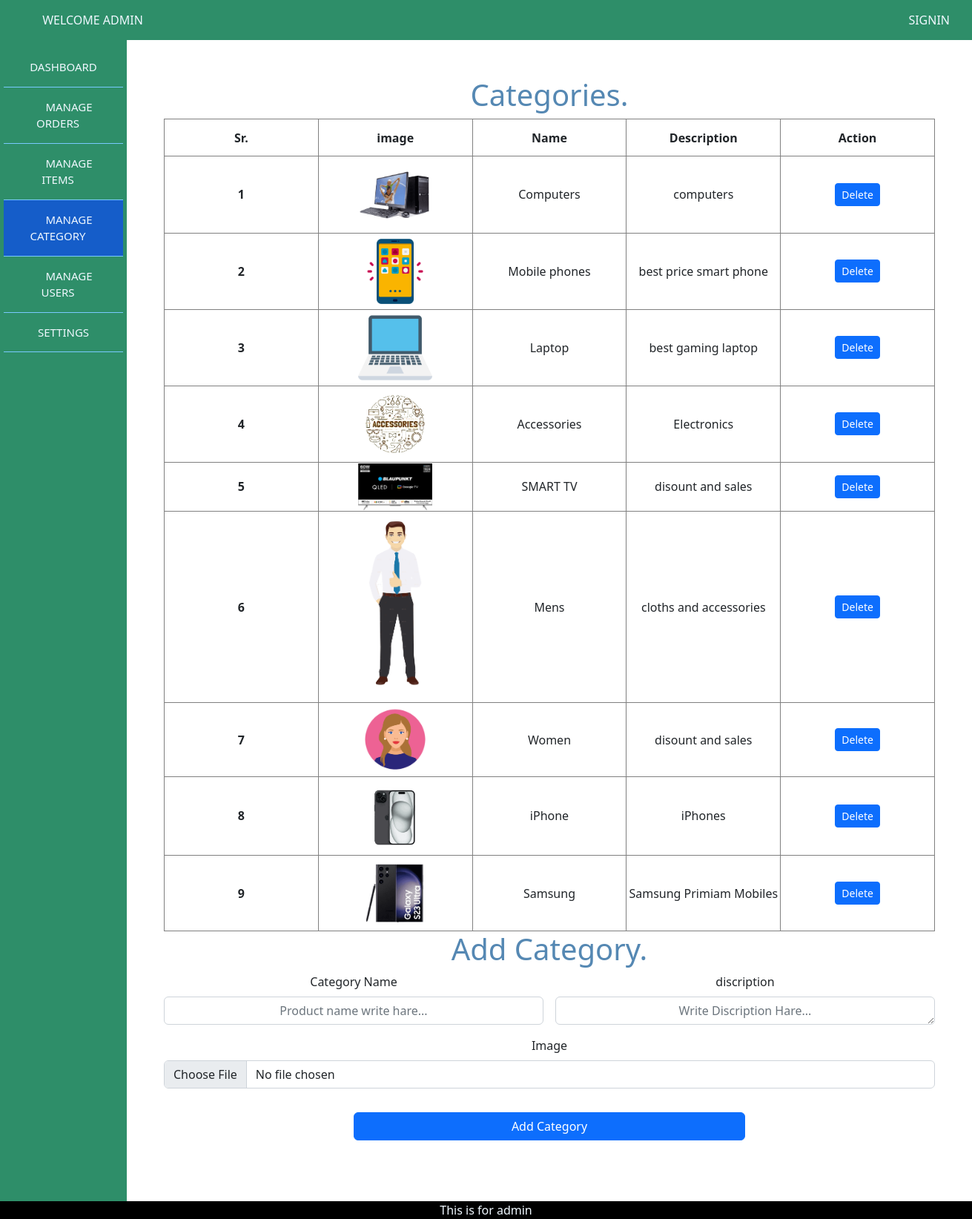
The page /Admin/manage_categories.php on the database its author committed.
### tables this page shows
CREATE TABLE `category` (
  `id` int(10) NOT NULL,
  `name` varchar(50) NOT NULL,
  `description` varchar(100) DEFAULT NULL,
  `image` varchar(255) DEFAULT NULL
);

### Admin/manage_categories.php (the view, shortened to what this page needs)
<!DOCTYPE html>
<html lang="en">
<head>
    <link href="CSS/bootstrap.css" rel="stylesheet">
    <link rel="stylesheet" href="CSS/style.css">
</head>
<body>
    <?php require('partials/_header.php'); ?>
    <div class="main">
        <?php require('partials/_sidebar.php'); ?>
        <div class=" additemdiv container text-center col-md-6">
            <h1>Categories.</h1>
            <table class="usertb">
                <tr>
                    <th>Sr.</th>
                    <th>image</th>
                    <th>Name</th>
                    <th>Description</th>
                    <th>Action</th>
                </tr>
                <?php
                require('partials/db_connect.php');
                $show = "SELECT * FROM `category`";
                $result = mysqli_query($con, $show);
                $sno = 0;
                while ($row = mysqli_fetch_array($result)) {
                    $sno += 1;
                    echo "<tr>
                   <th scope='row'>" . $sno . "</th>
                   <td><img src='" . $row['image'] . "'width = '100px' alt=''></td>
                   <td>" . $row['name'] . "</td>
                   <td>" . $row['description'] . "</td>
                   <td><button class='delete btn btn-sm btn-primary' id=d" . $row['id'] . ">Delete</button>  </td>
                 </tr>";
                }
                ?>
            </table>
            <h1>Add Category.</h1>
            <form class="mx-6 row g-3" action="manage_categories.php" style="justify-content:center;" method="POST" enctype="multipart/form-data">
                <div class="col-md-6">
                    <label for="exampleInputname" class="form-label ">Category Name</label>
                    <input type="text" name="name" placeholder="Product name write hare..." class="form-control text-center" id="exampleInputname" aria-describedby="emailHelp">
                </div>
                <div class="col-md-6">
                    <label for="exampleInputname" class="form-label ">discription</label>
                    <textarea type="text" name="disc" rows="1" placeholder="Write Discription Hare..." class="form-control text-center" id="exampleInputname" aria-describedby="emailHelp"></textarea>
                </div>
                <div class=" text-center">
                    <label for="image" class="form-label ">Image</label>
                    <input type="file" name="image" class="form-control" id="Inputimage">
                </div>
                <button type="submit" style="
            margin: 32px;
            width: 50%;
            " class="btn btn-primary ">Add Category</button>
            </form>
        </div>
    </div>
    <?php require('partials/_footer.php'); ?>
</body>
</html>

### Admin/partials/_header.php (shortened to what this page needs)
<nav class="navigation">
<ul class="d-flex navmenu">
    <div class="d-flex">
    <li class="Homelink"><a href="index.php">
        <?php
        if (!isset($_SESSION['admin'])) {
            echo 'Welcome Admin';
        }else{
            echo 'Welcome  ' . $_SESSION['admin'] ;
        }
        ?>
    </a></li>
</div>
<div>
<?php
        if (!isset($_SESSION['admin'])) {
            echo '<li class="raglink" style="
            width: fit-content;
        "><a href="signin.php"> SignIn </a></li>';
        } else {
            echo '<li class="raglink"style="
            width: fit-content;
        "><a href="partials/Logout.php"> SignOut </a></li>';
        }
        ?>
</div>
</ul>
</nav>

### Admin/partials/_sidebar.php
<div class="sidebar ">
    <ul class="sidebarlist">
        <li id="Dashmenu"><a href="index.php">Dashboard</a></li>
        <li id="ordermenu"><a href="manage_orders.php">Manage Orders</a></li>
        <li id="itemmenu"><a href="manage_items.php">Manage Items</a></li>
        <li id="catemenu"><a href="manage_categories.php">Manage Category</a></li>
        <li id="usermenu"><a href="manage_users.php"> Manage Users</a></li>
        <li id="Settingsmenu"><a href="adminsettings.php"> Settings</a></li>
    </ul>
</div>

### Admin/partials/_footer.php
<footer>
    <div class="foot"><span class="footspan">This is for admin</span></div>
</footer>
</body>
</html>

### Admin/CSS/style.css (style rules this page uses)
ul { margin: 0; }
.navigation { background-color: rgb(46 142 105); width: 100%; height: fit-content; }
.navmenu { list-style: none; justify-content: space-between; padding: 0; }
.navmenu li { padding: 15px; cursor: pointer; width: 250px; text-align: center; }
.navmenu li a { padding: 15px; color: aliceblue; text-decoration: none; line-height: 15px; text-transform: uppercase; }
.sidebar { display: block; background-color: rgb(46 142 105); width:250px; bottom: 0; text-align: center; }
.sidebarlist { list-style: none; padding: 10px 5px; color: antiquewhite; border: none; }
.sidebarlist li { padding: 15px; font-size: 15px; border-bottom: 1px groove rgb(120, 201, 255); cursor: pointer; }
.sidebarlist li a { padding: 15px; width: 100%; color: aliceblue; text-decoration: none; line-height: 15px; text-transform: uppercase; }
.main { display: flex; flex-direction: row; }
.additemdiv { width: 100%; }
.container { padding:50px; }
.container h1 { color: rgb(85, 136, 179); }
.foot { background-color: black; color: aliceblue; text-align: center; }

### Admin/manage_categories.php (style rules this page uses)
.main { display: flex; flex-direction: row; }
#catemenu { background-color: rgb(21, 93, 201); }
.usertb { width: 100%; border: 1px solid black; }
.usertb th { height: 50px; width: 200px; border: 1px solid gray; }
.usertb td { height: 50px; width: 200px; border: 1px solid gray; }

### rows shown on the page
category: image (picture), name "Computers", description "computers"
category: image (picture), name "Mobile phones", description "best price smart phone"
category: image (picture), name "Laptop", description "best gaming laptop"
category: image (picture), name "Accessories", description "Electronics"
category: image (picture), name "SMART TV", description "disount and sales"
category: image (picture), name "Mens", description "cloths and accessories"
category: image (picture), name "Women", description "disount and sales"
category: image (picture), name "iPhone", description "iPhones"
category: image (picture), name "Samsung", description "Samsung Primiam Mobiles"
